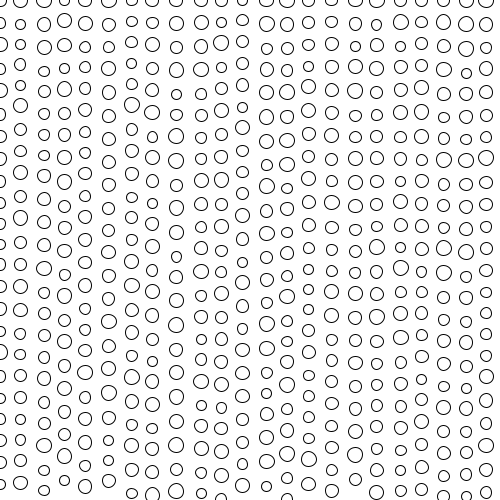
Frame 1 (no input)
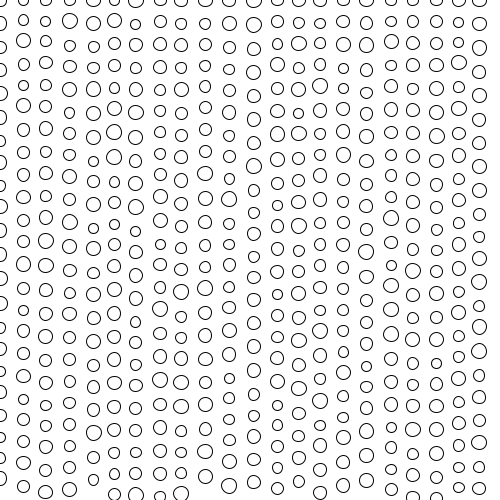
Frame 60 (the mouse pressed at the canvas centre just before this capture)
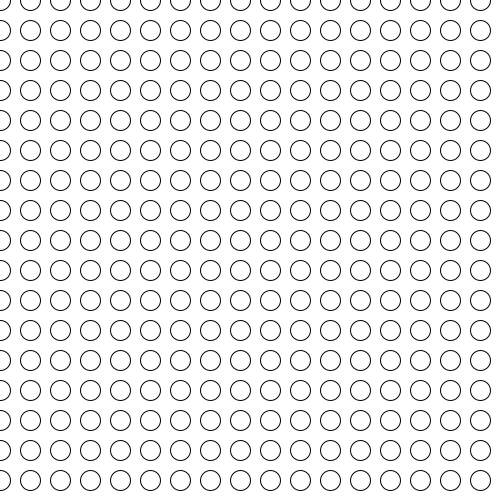
Frame 120 (the mouse held since frame 60 and released just before this capture)

The Processing sketch that drew these frames (run headless with seeded random() and noise(); from frame 60 on, the mouse is pressed at the canvas centre):

// Processing sketch: circulo_r_random
// ── circulo_r_random.pde
float r=10;
void setup() {
  size(500, 500);
}
void draw() {
  background(255);

  //r=map(mouseX,0,width, 10, 30);

  for (float x_=0; x_<width; x_=x_+r+10) {
    for (float y_=0; y_<height; y_=y_+r+10) {
      if (mouseX<width/4) {
        r=random(10, 15);
      } else if (mouseX<(width/4*2)) {
        r=random(10, 40);
      } else {
        r=20;
      }
      cc(x_, y_, r);
    }
  }
}

void cc(float x, float y, float radio) {
  ellipse(x, y, radio, radio);
}
